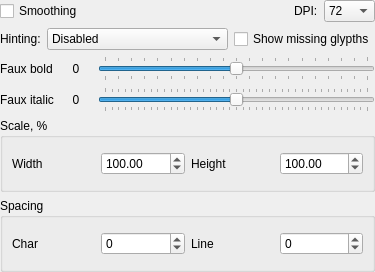
<?xml version="1.0" encoding="UTF-8"?>
<ui version="4.0">
 <class>FontOptionsFrame</class>
 <widget class="QWidget" name="FontOptionsFrame">
  <property name="geometry">
   <rect>
    <x>0</x>
    <y>0</y>
    <width>338</width>
    <height>272</height>
   </rect>
  </property>
  <property name="sizePolicy">
   <sizepolicy hsizetype="Preferred" vsizetype="Minimum">
    <horstretch>0</horstretch>
    <verstretch>0</verstretch>
   </sizepolicy>
  </property>
  <property name="windowTitle">
   <string>Frame</string>
  </property>
  <property name="locale">
   <locale language="English" country="UnitedStates"/>
  </property>
  <layout class="QVBoxLayout" name="verticalLayout">
   <property name="sizeConstraint">
    <enum>QLayout::SetMinimumSize</enum>
   </property>
   <property name="margin">
    <number>0</number>
   </property>
   <item>
    <layout class="QGridLayout" name="gridLayout_4">
     <item row="1" column="2" colspan="3">
      <widget class="QCheckBox" name="checkBoxMissingGlypths">
       <property name="text">
        <string>Show missing glypths</string>
       </property>
      </widget>
     </item>
     <item row="0" column="4">
      <widget class="QComboBox" name="comboBoxDPI">
       <item>
        <property name="text">
         <string>72</string>
        </property>
       </item>
       <item>
        <property name="text">
         <string>96</string>
        </property>
       </item>
       <item>
        <property name="text">
         <string>100</string>
        </property>
       </item>
       <item>
        <property name="text">
         <string>110</string>
        </property>
       </item>
       <item>
        <property name="text">
         <string>120</string>
        </property>
       </item>
       <item>
        <property name="text">
         <string>128</string>
        </property>
       </item>
      </widget>
     </item>
     <item row="0" column="2">
      <spacer name="horizontalSpacer">
       <property name="orientation">
        <enum>Qt::Horizontal</enum>
       </property>
       <property name="sizeHint" stdset="0">
        <size>
         <width>40</width>
         <height>20</height>
        </size>
       </property>
      </spacer>
     </item>
     <item row="0" column="3">
      <widget class="QLabel" name="label_5">
       <property name="text">
        <string>DPI:</string>
       </property>
      </widget>
     </item>
     <item row="1" column="0">
      <widget class="QLabel" name="label_7">
       <property name="text">
        <string>Hinting:</string>
       </property>
      </widget>
     </item>
     <item row="1" column="1">
      <widget class="QComboBox" name="comboBox_Hinting">
       <item>
        <property name="text">
         <string>Disabled</string>
        </property>
       </item>
       <item>
        <property name="text">
         <string>Default</string>
        </property>
       </item>
       <item>
        <property name="text">
         <string>ForceFreetypeAutohinting</string>
        </property>
       </item>
       <item>
        <property name="text">
         <string>DisableFreetypeAutohinting</string>
        </property>
       </item>
      </widget>
     </item>
     <item row="0" column="0" colspan="2">
      <widget class="QCheckBox" name="checkBoxSmoothing">
       <property name="text">
        <string>Smoothing</string>
       </property>
      </widget>
     </item>
    </layout>
   </item>
   <item>
    <layout class="QGridLayout" name="gridLayout_3" columnminimumwidth="0,0,0">
     <property name="sizeConstraint">
      <enum>QLayout::SetMinimumSize</enum>
     </property>
     <item row="3" column="2">
      <widget class="QSlider" name="horizontalSliderBold">
       <property name="minimum">
        <number>-10</number>
       </property>
       <property name="maximum">
        <number>10</number>
       </property>
       <property name="pageStep">
        <number>2</number>
       </property>
       <property name="tracking">
        <bool>true</bool>
       </property>
       <property name="orientation">
        <enum>Qt::Horizontal</enum>
       </property>
       <property name="tickPosition">
        <enum>QSlider::TicksBothSides</enum>
       </property>
      </widget>
     </item>
     <item row="3" column="0">
      <widget class="QLabel" name="labelBold_t">
       <property name="text">
        <string>Faux bold</string>
       </property>
       <property name="buddy">
        <cstring>horizontalSliderBold</cstring>
       </property>
      </widget>
     </item>
     <item row="4" column="2">
      <widget class="QSlider" name="horizontalSliderItalic">
       <property name="minimum">
        <number>-20</number>
       </property>
       <property name="maximum">
        <number>20</number>
       </property>
       <property name="orientation">
        <enum>Qt::Horizontal</enum>
       </property>
       <property name="tickPosition">
        <enum>QSlider::TicksBothSides</enum>
       </property>
      </widget>
     </item>
     <item row="4" column="0">
      <widget class="QLabel" name="label_3">
       <property name="text">
        <string>Faux italic</string>
       </property>
       <property name="buddy">
        <cstring>horizontalSliderItalic</cstring>
       </property>
      </widget>
     </item>
     <item row="3" column="1">
      <widget class="QLabel" name="labelBold">
       <property name="minimumSize">
        <size>
         <width>32</width>
         <height>0</height>
        </size>
       </property>
       <property name="text">
        <string>0</string>
       </property>
       <property name="textFormat">
        <enum>Qt::PlainText</enum>
       </property>
       <property name="alignment">
        <set>Qt::AlignCenter</set>
       </property>
      </widget>
     </item>
     <item row="4" column="1">
      <widget class="QLabel" name="labelItalic">
       <property name="minimumSize">
        <size>
         <width>32</width>
         <height>0</height>
        </size>
       </property>
       <property name="text">
        <string>0</string>
       </property>
       <property name="textFormat">
        <enum>Qt::PlainText</enum>
       </property>
       <property name="alignment">
        <set>Qt::AlignCenter</set>
       </property>
      </widget>
     </item>
    </layout>
   </item>
   <item>
    <widget class="QGroupBox" name="groupBox_2">
     <property name="sizePolicy">
      <sizepolicy hsizetype="Preferred" vsizetype="Minimum">
       <horstretch>0</horstretch>
       <verstretch>0</verstretch>
      </sizepolicy>
     </property>
     <property name="title">
      <string>Scale, %</string>
     </property>
     <layout class="QGridLayout" name="gridLayout">
      <item row="0" column="0">
       <widget class="QLabel" name="label_6">
        <property name="text">
         <string>Width</string>
        </property>
        <property name="buddy">
         <cstring>doubleSpinBoxWidth</cstring>
        </property>
       </widget>
      </item>
      <item row="0" column="2">
       <widget class="QLabel" name="label">
        <property name="text">
         <string>Height</string>
        </property>
        <property name="buddy">
         <cstring>doubleSpinBoxHeight</cstring>
        </property>
       </widget>
      </item>
      <item row="0" column="1">
       <widget class="QDoubleSpinBox" name="doubleSpinBoxWidth">
        <property name="alignment">
         <set>Qt::AlignLeading|Qt::AlignLeft|Qt::AlignVCenter</set>
        </property>
        <property name="maximum">
         <double>200.000000000000000</double>
        </property>
        <property name="value">
         <double>100.000000000000000</double>
        </property>
       </widget>
      </item>
      <item row="0" column="3">
       <widget class="QDoubleSpinBox" name="doubleSpinBoxHeight">
        <property name="maximum">
         <double>200.000000000000000</double>
        </property>
        <property name="value">
         <double>100.000000000000000</double>
        </property>
       </widget>
      </item>
     </layout>
    </widget>
   </item>
   <item>
    <widget class="QGroupBox" name="groupBox">
     <property name="title">
      <string>Spacing</string>
     </property>
     <layout class="QGridLayout" name="gridLayout_5">
      <item row="0" column="0">
       <widget class="QLabel" name="label_2">
        <property name="text">
         <string>Char</string>
        </property>
        <property name="buddy">
         <cstring>spinBoxCharSpacing</cstring>
        </property>
       </widget>
      </item>
      <item row="0" column="1">
       <widget class="QSpinBox" name="spinBoxCharSpacing">
        <property name="minimum">
         <number>-99</number>
        </property>
       </widget>
      </item>
      <item row="0" column="2">
       <widget class="QLabel" name="label_4">
        <property name="text">
         <string>Line</string>
        </property>
        <property name="buddy">
         <cstring>spinBoxLineSpacing</cstring>
        </property>
       </widget>
      </item>
      <item row="0" column="3">
       <widget class="QSpinBox" name="spinBoxLineSpacing">
        <property name="minimum">
         <number>-99</number>
        </property>
       </widget>
      </item>
     </layout>
    </widget>
   </item>
  </layout>
 </widget>
 <resources/>
 <connections/>
</ui>
